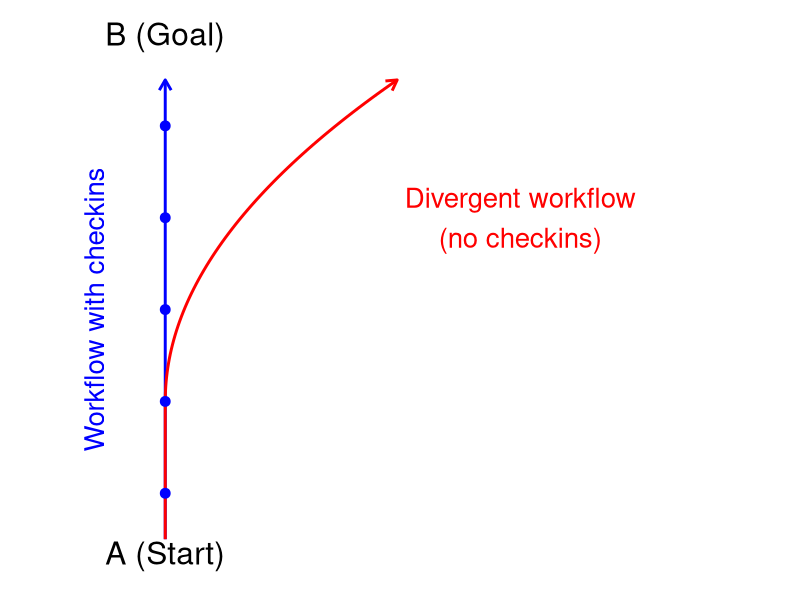

Reproduce this figure in R.
## ---- chunk 1
library(ggplot2)
library(grid)
library(gridExtra)

# Create data for the workflows, now flowing vertically
workflow1 <- data.frame(
    x = rep(1, 100),
    y = seq(0, 10, length.out = 100)
)

# Add checkin points
checkins <- data.frame(
    x = rep(1, 5),
    y = seq(1, 9, by = 2)
)

# Create divergent workflow
workflow2 <- data.frame(
    x = 1 + 0.2 * (seq(0, 10, length.out = 100) - 3)^2 / 10,
    y = seq(0, 10, length.out = 100)
)
workflow2$x[1:31] <- 1

# Create the plot
p <- ggplot() +
    # Draw workflows
    geom_path(data = workflow1, aes(x = x, y = y), 
                        color = "blue", size = 1, arrow = arrow(length = unit(0.3, "cm"))) +
    geom_path(data = workflow2, aes(x = x, y = y), 
                        color = "red", size = 1,  arrow = arrow(length = unit(0.3, "cm"))) +
    # Add checkin points
    geom_point(data = checkins, aes(x = x, y = y), 
                         color = "blue", size = 3) +
    # Add start and end points (now at top and bottom)
    annotate("text", x = 1, y = -0.3, label = "A (Start)", size = 8) +
    annotate("text", x = 1, y = 11, label = "B (Goal)", size = 8) +
    
    # Add labels
    annotate("text", x = 0.7, y = 5, label = "Workflow with checkins", color = "blue", size = 7, angle = 90) +
    annotate("text", x = 2.5, y = 7, label = "Divergent workflow\n(no checkins)", color = "red", size = 7) +
    
    # Theme adjustments
    theme_minimal() +
    theme(
        axis.title = element_blank(),
        axis.text = element_blank(),
        axis.ticks = element_blank(),
        panel.grid = element_blank()
    ) +
    ylim(-0.5, 11) +
    xlim(0.5, 3.5)

p
